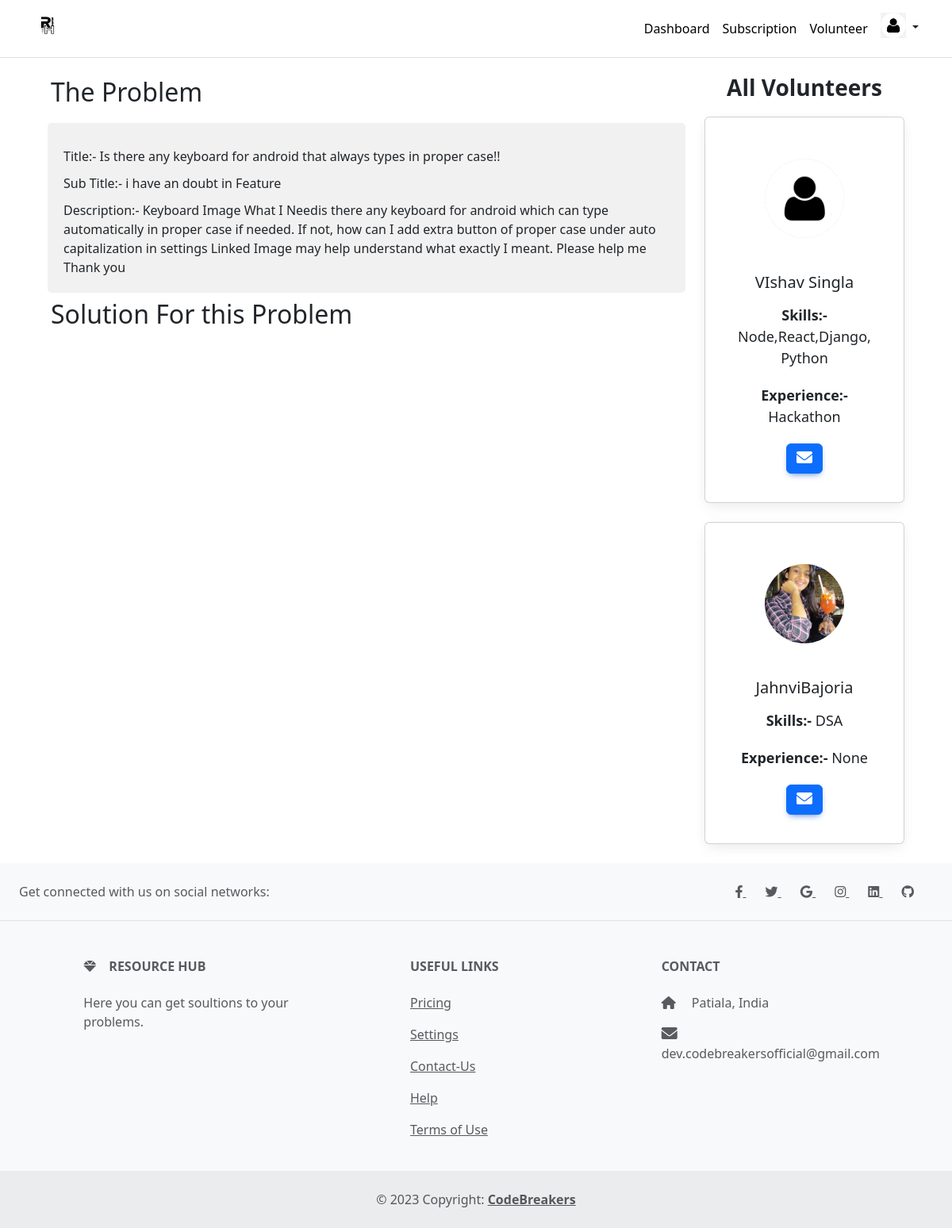
Page /dashboard/view_fullque/3 (signed in) on the committed database.
### home/models.py (models this page shows, shortened)
class Draft(models.Model):
    user=models.ForeignKey(User,on_delete=models.SET_NULL,null=True,blank=True)
    title=models.TextField(max_length=40000,null=True)
    subtitle=models.TextField(max_length=3000,null=True,blank=True)
    description=models.TextField(max_length=80000,null=True,blank=True)
    pub_date=models.DateField(null=True,blank=True)
    published=models.BooleanField(default=False,null=True,blank=True)
    thumbnail = models.FileField(upload_to="Drafts", blank=True)

class Customer(models.Model):
    full_name=models.CharField(max_length=100,null=True,blank=True)
    temp_email=models.CharField(max_length=100,null=True,blank=True)
    user=models.ForeignKey(User, on_delete= models.CASCADE ,null=True, blank=True)
    user_Type=models.ForeignKey(userType,on_delete=models.CASCADE,null=True, blank=True)
    myplan=models.ForeignKey(plan,on_delete= models.CASCADE,null=True, blank=True)
    is_verified=models.BooleanField(default=False,null=True,blank=True)
    age=models.IntegerField(null=True,blank=True)
    college=models.CharField(max_length=100,null=True,blank=True)
    skills=models.CharField(max_length=100,null=True,blank=True)
    experience=models.CharField(max_length=200,null=True,blank=True)
    otp_code=models.CharField(max_length=100,null=True)
    pic = models.FileField(upload_to="Profiles/", blank=True)
    is_connected=models.BooleanField(default=False,null=True,blank=True)
    is_basic=models.BooleanField(default=False,null=True,blank=True)
    is_premium=models.BooleanField(default=False,null=True,blank=True)
    meta_key=models.TextField(max_length=100,null=True,blank=True)
    walletkey=models.TextField(max_length=100,null=True,blank=True)

### home/views.py (the view)
# urls.py: path('dashboard/view_fullque/<str:que_id>', views.view_full_que,name="view_full_que"),
def view_full_que(request,que_id):
    if request.user.is_authenticated:
        my_post = Draft.objects.filter(pk=que_id)
        my_review = review.objects.filter(this_draft=my_post[0])
        try:
            my_type=userType.objects.get(code=settings.USER_VOLUNTEER_CODE)
            show_profile=Customer.objects.filter(user_Type=my_type)
        except:
            print('unable to fetch profiles')
        return render(request,"home/view_fullque.html", context={"thispost":my_post,"all_profiles":show_profile,"thisreview":my_review})
    return render(request,"home/home.html", context={})

### home/templates/home/view_fullque.html (shortened to what this page needs)
{% load static %}
<!DOCTYPE html>
<html>
 <head>
<link rel="stylesheet" type="text/css" href="{% static 'answer_post/style.css'%}">
<link rel="stylesheet" type="text/css" href="{% static 'bootstrap.min.css'%}">
<link
  href="https://cdnjs.cloudflare.com/ajax/libs/font-awesome/6.0.0/css/all.min.css"
  rel="stylesheet"
/>
<link
  href="https://cdnjs.cloudflare.com/ajax/libs/mdb-ui-kit/6.2.0/mdb.min.css"
  rel="stylesheet"
/>
<link href="https://cdn.jsdelivr.net/npm/bootstrap@5.3.0-alpha3/dist/css/bootstrap.min.css" rel="stylesheet">
  </head>
  <body>
<header class="p-3 mb-3 border-bottom">
  <div class="container">
      <div class="d-flex flex-wrap align-items-center justify-content-center justify-content-lg-start">
        <a href="{% url 'home' %}" class="d-flex align-items-center mb-2 mb-lg-0 text-dark text-decoration-none">
			<img class="mb-2" src="{% static 'logo/Resource.png' %}" alt="resourcehub" width="40" height="32">
		  </a>
        <ul class="nav col-12 col-lg-auto me-lg-2 mb-10 justify-content-center mb-md-0">
			<li><a href="{% url 'dashboard' %}" class="nav-link px-2" style="color: black;"> Dashboard</a></li>
			<li><a href="{% url 'pricing' %}" class="nav-link px-2" style="color: black;"> Subscription</a></li>
			<li><a href="{% url 'view_volunteer_profiles' %}" class="nav-link px-2" style="color: black;"> Volunteer</a></li>
          </ul>
        <div class="dropdown text-end">
			<a href="#" class="d-block link-dark text-decoration-none dropdown-toggle" id="dropdownUser1" data-bs-toggle="dropdown" aria-expanded="false">
				<img class="mb-2" src="{% static 'logo/signin.png' %}" alt="resourcehub" width="32" height="32" class="rounded-circle">
			</a>
        </div>
      </div>
    </div>
  </header>
  <body>
	<main class="px-5">
		<div class="container">
		  <div class="row">
			<div class="col">
		<h2 class="mx-1 my-2">The Problem</h2>
		{% for my_post in thispost %}
		<form class="questionaire">
				<label for="question-title">Title:-  {{my_post.title}}</label>
				<br>
				<label for="question-title">Sub Title:-  {{my_post.subtitle}}</label>
				<br>
				<label for="question-title">Description:-  {{my_post.description}}</label>
			{% endfor %}
		</form>
		<h2 class="mx-1 my-2">Solution For this Problem</h2>
    </div>
	<div class="col col-lg-3">
		<p class="fs-3 text-center fw-bolder">All Volunteers</p>
		{% for show_profile in all_profiles %}
		  <div class="card mb-4 text-center">
			<div class="card-body">
			  <div class="mt-3 mb-4">
				{% if show_profile.pic %}
				  <img src="{{ show_profile.pic.url }}" class="rounded-circle img-fluid" style="width: 100px;" />
				{% else %}
				  <img src="{% static 'logo/signin.png' %}" class="rounded-circle img-fluid" style="width: 100px;" />
				{% endif %}
			  </div>
			  <h5 class="card-title">{{ show_profile.full_name }}</h5>
			  <p class="card-text">
				<p class="designation"><b>Skills:-</b>  {{ show_profile.skills }}</p>
				<p class="designation"><b>Experience:-</b>  {{ show_profile.experience }}</p>
			  </p>
			  <a class="btn btn-primary" href="mailto:{{all_volunteers.temp_email}}"><i class="fa fa-envelope"></i></a>
			</div>
		  </div>
		{% endfor %}
	  </div>
	</div>
	</div>
</main>
</body>
	<footer class="text-center text-lg-start bg-light text-muted">
		<section class="d-flex justify-content-center justify-content-lg-between p-4 border-bottom">
		  <div class="me-5 d-none d-lg-block">
		  <span>Get connected with us on social networks:</span>
		  </div>
		  <div>
		  <a href="" class="me-4 text-reset">
			<i class="fab fa-facebook-f"></i>
		  </a>
		  <a href="" class="me-4 text-reset">
			<i class="fab fa-twitter"></i>
		  </a>
		  <a href="" class="me-4 text-reset">
			<i class="fab fa-google"></i>
		  </a>
		  <a href="" class="me-4 text-reset">
			<i class="fab fa-instagram"></i>
		  </a>
		  <a href="" class="me-4 text-reset">
			<i class="fab fa-linkedin"></i>
		  </a>
		  <a href="" class="me-4 text-reset">
			<i class="fab fa-github"></i>
		  </a>
		  </div>
		</section>
		<section class="">
		  <div class="container text-center text-md-start mt-5">
		  <div class="row mt-3">
			<div class="col-md-3 col-lg-4 col-xl-3 mx-auto mb-4">
			<h6 class="text-uppercase fw-bold mb-4">
			  <i class="fas fa-gem me-3"></i>Resource Hub
			</h6>
			<p>
			  Here you can get soultions to your problems.
			</p>
			</div>
			<div class="col-md-3 col-lg-2 col-xl-2 mx-auto mb-4">
			<h6 class="text-uppercase fw-bold mb-4">
			  Useful links
			</h6>
			<p>
			  <a href="{% url 'pricing' %}" class="text-reset">Pricing</a>
			</p>
			<p>
			  <a href="{% url 'view_profile' %}" class="text-reset">Settings</a>
			</p>
			<p>
				<a href="{% url 'contact' %}" class="text-reset">Contact-Us</a>
			  </p>
			<p>
			  <a href="https://resourcehubcomm.netlify.app/" class="text-reset">Help</a>
			</p>
			<p>
			  <a href="{% url 'tos' %}" class="text-reset">Terms of Use</a>
			</p>
			</div>
			<div class="col-md-4 col-lg-3 col-xl-3 mx-auto mb-md-0 mb-4">
			<h6 class="text-uppercase fw-bold mb-4">Contact</h6>
			<p><i class="fas fa-home me-3"></i> Patiala, India</p>
			<p>
			  <i class="fas fa-envelope me-3"></i>
			  dev.codebreakersofficial@gmail.com
			</p>
			</div>
		  </div>
		  </div>
		</section>
		<div class="text-center p-4" style="background-color: rgba(0, 0, 0, 0.05);">
		  © 2023 Copyright:
		  <a class="text-reset fw-bold" href="https://mdbootstrap.com/">CodeBreakers</a>
		</div>
	  </footer>
</html>

### static/answer_post/style.css (style rules this page uses)
body { font-family: Arial, sans-serif; background-color: #f5f5f5; }
header { color: #fff; padding: 20px; }
.card { background-color: #fff; box-shadow: 0 0 10px rgba(0, 0, 0, 0.2); border-radius: 5px; padding: 20px; text-align: center; margin-bottom:30px; }
.card img { text-align:center; justify-content: center; border-radius: 50%; height: 100px; width: 100px; object-fit: cover; margin-bottom: 20px; }
.designation { font-size: 18px; margin: 10px 0 20px; }
.fa-envelope { font-size: 20px; }
.container { max-width: 600px; margin: auto; }
.questionaire { background-color: #f1f1f1; border-radius: 5px; padding: 20px; margin-top: 20px; }
h2 { margin-top: 0; }
label { display: block; margin-top: 10px; }

### home/templates/home/view_fullque.html (style rules this page uses)
.dropdown-toggle { outline: 0; }

### rows in the picture
Draft: title "Is there any keyboard for android that always types in proper case!!", subtitle "i have an doubt in Feature", description "Keyboard Image What I Needis there any keyboard for android which can type automatically in proper case if needed. If not, how can I add extra button of proper case under auto capitalization in settings Linked Image may help understand what exactly I meant. Please help me Thank you"
Customer: full_name "VIshav Singla", skills "Node,React,Django,Python", experience "Hackathon"
Customer: pic (picture), full_name "JahnviBajoria", skills "DSA", experience "None"
